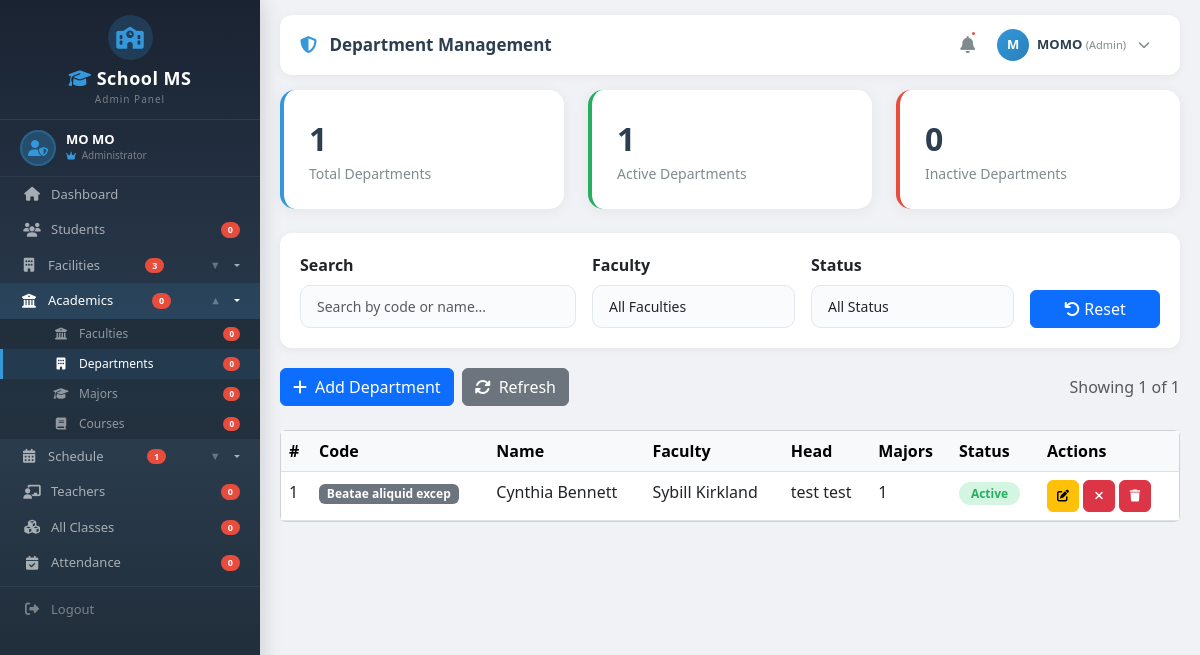
Before: /courses/departments/ (signed in) with the older database file.
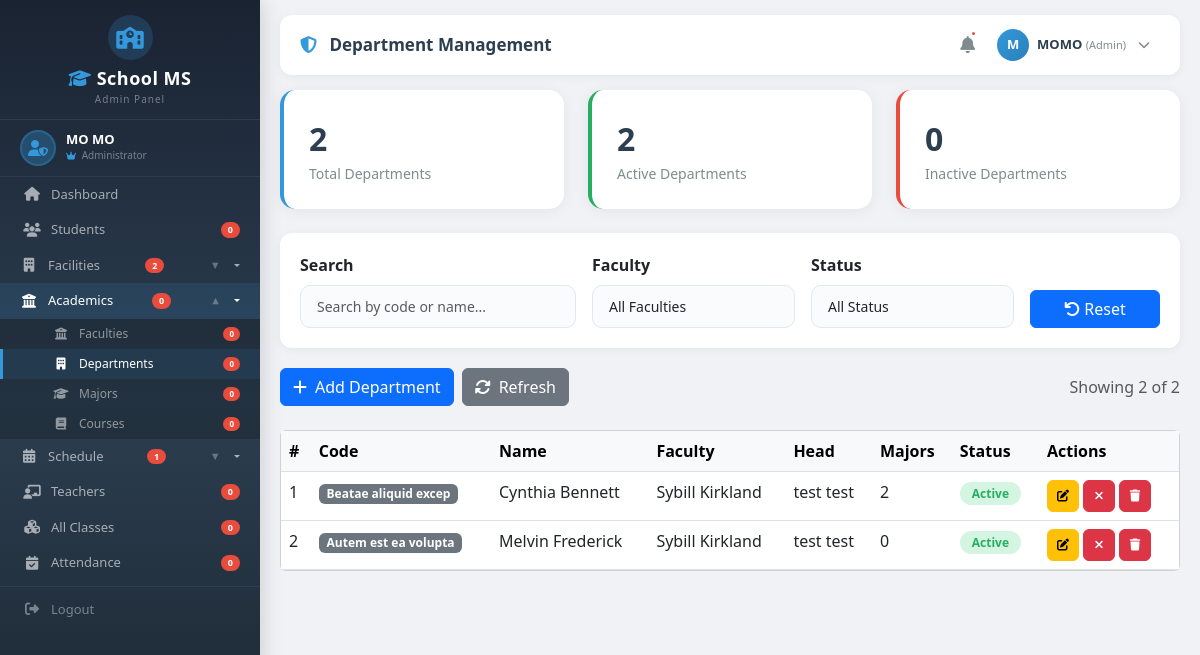
After: the same page with the newer database file.
### courses/models.py (models this page shows, shortened)
class Department(models.Model):
    name = models.CharField(max_length=200)
    code = models.CharField(max_length=20, unique=True)
    description = models.TextField(blank=True, null=True)
    faculty = models.ForeignKey(Faculty, on_delete=models.CASCADE, related_name='departments')
    head = models.ForeignKey(Teacher, on_delete=models.SET_NULL, null=True, blank=True, related_name='departments')
    is_active = models.BooleanField(default=True)
    created_at = models.DateTimeField(auto_now_add=True)
    updated_at = models.DateTimeField(auto_now=True)
    class Meta:
        ordering = ['name']

class Faculty(models.Model):
    name = models.CharField(max_length=200)
    code = models.CharField(max_length=20, unique=True)
    description = models.TextField(blank=True, null=True)
    dean = models.ForeignKey(Teacher, on_delete=models.SET_NULL, null=True, blank=True, related_name='faculties')
    is_active = models.BooleanField(default=True)
    created_at = models.DateTimeField(auto_now_add=True)
    updated_at = models.DateTimeField(auto_now=True)
    class Meta:
        verbose_name_plural = "Faculties"
        ordering = ['name']

### teachers/models.py (models this page shows, shortened)
class Teacher(models.Model):
    GENDER_CHOICES = [
        ('M', 'Male'),
        ('F', 'Female'),
        ('O', 'Other')
    ]
    POSITION_CHOICES = [
        ('dean', '👑 Dean'),
        ('associate_dean', 'Associate Dean'),
        ('department_head', 'Department Head'),
        ('professor', 'Professor'),
        ('associate_professor', 'Associate Professor'),
        ('assistant_professor', 'Assistant Professor'),
        ('lecturer', 'Lecturer'),
        ('instructor', 'Instructor'),
        ('teaching_assistant', 'Teaching Assistant'),
    ]
    user = models.OneToOneField(User, on_delete=models.CASCADE, related_name='teacher_profile', null=True, blank=True)
    teacher_id = models.CharField(max_length=20, unique=True)
    first_name = models.CharField(max_length=100)
    last_name = models.CharField(max_length=100)
    date_of_birth = models.DateField()
    gender = models.CharField(max_length=10, choices=GENDER_CHOICES)
    phone = models.CharField(max_length=15)
    email = models.EmailField()
    address = models.TextField(blank=True, null=True)
    profile_picture = models.ImageField(upload_to='teachers/', blank=True, null=True)
    qualification = models.CharField(max_length=200, blank=True, null=True)
    specialization = models.CharField(max_length=200, blank=True, null=True)
    years_of_experience = models.IntegerField(default=0)
    position = models.CharField(
        max_length=50,
        choices=POSITION_CHOICES,
        default='lecturer',
        help_text="Current position/rank of the teacher"
    )
    hired_date = models.DateField(null=True, blank=True)
    is_active = models.BooleanField(default=True)
    created_at = models.DateTimeField(auto_now_add=True)
    updated_at = models.DateTimeField(auto_now=True)
    def get_full_name(self):
        return f"{self.first_name} {self.last_name}"
    class Meta:
        ordering = ['first_name', 'last_name']

### courses/views.py (the view, shortened to what this page needs)
# urls.py: path('departments/', views.department_list, name='department_list'),
@login_required
@admin_required
def department_list(request):
    departments = Department.objects.all()
    form = DepartmentSearchForm(request.GET or None)
    paginator = Paginator(departments, 10)
    page = request.GET.get('page')
    departments_page = paginator.get_page(page)
    context = {
        'departments': departments_page,
        'form': form,
        'total': Department.objects.count(),
        'active': Department.objects.filter(is_active=True).count(),
        'inactive': Department.objects.filter(is_active=False).count(),
    }
    return render(request, 'Backend/admin/department/department_list.html', context)

### courses/forms.py
class DepartmentSearchForm(forms.Form):
    search = forms.CharField(
        required=False,
        widget=forms.TextInput(attrs={'class': 'form-control', 'placeholder': 'Search by name or code...'})
    )
    faculty = forms.ModelChoiceField(
        queryset=Faculty.objects.filter(is_active=True),
        required=False,
        widget=forms.Select(attrs={'class': 'form-control'}),
        empty_label='All Faculties'
    )
    status = forms.ChoiceField(
        choices=[('', 'All Status'), ('active', 'Active'), ('inactive', 'Inactive')],
        required=False,
        widget=forms.Select(attrs={'class': 'form-control'})
    )

### classes/context_processors.py (called while the page is built)
def sidebar_counts(request):
    return {
        'total_buildings': Building.objects.filter(is_active=True).count(),
        'total_floors': Floor.objects.filter(is_active=True).count(),
        'total_rooms': Room.objects.filter(is_active=True).count(),
        'total_terms': Term.objects.filter(is_active=True).count(),
        'total_timeslots': TimeSlot.objects.filter(is_active=True).count(),
    }

### templates/Backend/admin/department/department_list.html (shortened to what the changed rows need)
{% extends 'Backend/layouts/admin_layout.html' %}
{% load static %}
{% block content %}
<div class="row g-4 mb-4">
    <div class="col-md-4">
        <div class="stats-card">
            <div class="stats-number" id="totalCount">{{ total|default:0 }}</div>
            <div class="stats-label">Total Departments</div>
        </div>
    </div>
    <div class="col-md-4">
        <div class="stats-card" style="border-left-color:#27ae60;">
            <div class="stats-number" id="activeCount">{{ active|default:0 }}</div>
            <div class="stats-label">Active Departments</div>
        </div>
    </div>
</div>
<div class="d-flex justify-content-between align-items-center mb-4">
    <div class="d-flex gap-2 flex-wrap">
        <a href="{% url 'courses:department_add' %}" class="btn btn-primary">
        </a>
        <a href="{% url 'courses:department_list' %}" class="btn btn-secondary" id="refreshBtn">
        </a>
    </div>
    <span class="text-muted" id="resultCount">
    </span>
</div>
<div class="card">
    <div class="card-body p-0">
        <div class="table-responsive">
            <table class="table table-hover mb-0">
                <thead class="table-light">
                    <tr>
                        <th>#</th>
                        <th>Code</th>
                        <th>Name</th>
                        <th>Faculty</th>
                        <th>Head</th>
                        <th>Majors</th>
                        <th>Status</th>
                        <th style="width:140px;">Actions</th>
                    </tr>
                </thead>
                <tbody id="tableBody">
                    {% for dept in departments %}
                    <tr class="department-row" data-code="{{ dept.code|lower }}" data-name="{{ dept.name|lower }}"
                        data-faculty="{{ dept.faculty.id }}"
                        data-status="{% if dept.is_active %}active{% else %}inactive{% endif %}">
                        <td>{{ forloop.counter }}</td>
                        <td><span class="badge bg-secondary">{{ dept.code }}</span></td>
                        <td>{{ dept.name }}</td>
                        <td>{{ dept.faculty.name }}</td>
                        <td>{{ dept.head.get_full_name|default:"Not Assigned" }}</td>
                        <td>{{ dept.majors.count }}</td>
                        <td>
                            <span class="status-badge {% if dept.is_active %}active{% else %}inactive{% endif %}">
                                {% if dept.is_active %}Active{% else %}Inactive{% endif %}
                            </span>
                        </td>
                        <td>
                            <div class="d-flex gap-1">
                                <a href="{% url 'courses:department_edit' dept.pk %}"
                                    class="btn btn-sm btn-warning table-action-btn" title="Edit">
                                    <i class="fas fa-edit"></i>
                                </a>
                                <a href="{% url 'courses:department_toggle_status' dept.pk %}"
                                    class="btn btn-sm {% if dept.is_active %}btn-danger{% else %}btn-success{% endif %} table-action-btn"
                                    onclick="return confirm('Are you sure you want to toggle the status of this department?')"
                                    title="Toggle Status">
                                    <i class="fas {% if dept.is_active %}fa-times{% else %}fa-check{% endif %}"></i>
                                </a>
                                <a href="{% url 'courses:department_delete' dept.pk %}"
                                    class="btn btn-sm btn-danger table-action-btn"
                                    onclick="return confirm('Are you sure you want to delete this department? This action cannot be undone.')"
                                    title="Delete">
                                    <i class="fas fa-trash"></i>
                                </a>
                            </div>
                        </td>
                    </tr>
                    {% endfor %}
                </tbody>
            </table>
        </div>
    </div>
</div>
{% endblock %}

### templates/Backend/layouts/admin_layout.html (shortened to what the changed rows need)
{% load static %}
<!DOCTYPE html>
<html lang="en">
<head>
    <link href="https://cdn.jsdelivr.net/npm/bootstrap@5.3.0/dist/css/bootstrap.min.css" rel="stylesheet">
    <link rel="stylesheet" href="https://cdnjs.cloudflare.com/ajax/libs/font-awesome/6.4.0/css/all.min.css">
</head>
<body>
    <div class="sidebar" id="sidebar">
        <div class="sidebar-menu-wrapper">
            <ul class="sidebar-menu">
                <li>
                    <button
                        class="dropdown-toggle {% if 'building' in request.path or 'floor' in request.path or 'room' in request.path %}active{% endif %}"
                        onclick="toggleDropdown(this)">
                        <i class="fas fa-building"></i> Facilities
                        <span class="badge-notification">{{ total_buildings|default:0 }}</span>
                        <span class="arrow">▼</span>
                    </button>
                </li>
            </ul>
        </div>
    </div>
    <div class="main-content" id="mainContent">
        <div class="content-area">
            {% block content %}{% endblock %}
        </div>
    </div>
</body>
</html>

Changed rows visible on the page:
computed for Department "Cynthia Bennett": majors.count "1" → "2"
added Department: code "Autem est ea volupta", name "Melvin Frederick", faculty.name "Sybill Kirkland", head.get_full_name "test test", majors.count "0", is_active "Active"
Other visible differences:
{{ total_buildings|default:0 }}: "3" → "2"
{{ total|default:0 }}: "1" → "2"
{{ active|default:0 }}: "1" → "2"
text written by a page script: "Showing 1 of 1" → "Showing 2 of 2"
